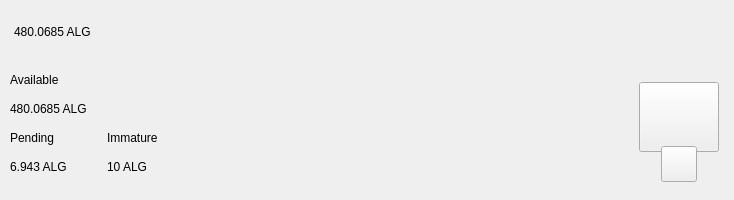
<?xml version="1.0" encoding="UTF-8"?>
<ui version="4.0">
 <class>TopBar</class>
 <widget class="QWidget" name="TopBar">
  <property name="geometry">
   <rect>
    <x>0</x>
    <y>0</y>
    <width>734</width>
    <height>200</height>
   </rect>
  </property>
  <property name="minimumSize">
   <size>
    <width>0</width>
    <height>200</height>
   </size>
  </property>
  <property name="maximumSize">
   <size>
    <width>16777215</width>
    <height>200</height>
   </size>
  </property>
  <property name="windowTitle">
   <string>Form</string>
  </property>
  <layout class="QVBoxLayout" name="verticalLayout_10" stretch="0">
   <property name="spacing">
    <number>0</number>
   </property>
   <property name="leftMargin">
    <number>0</number>
   </property>
   <property name="topMargin">
    <number>0</number>
   </property>
   <property name="rightMargin">
    <number>0</number>
   </property>
   <property name="bottomMargin">
    <number>0</number>
   </property>
   <item>
    <widget class="PFBorderImage" name="containerTop">
     <layout class="QVBoxLayout" name="verticalLayout_11">
      <property name="spacing">
       <number>0</number>
      </property>
      <property name="leftMargin">
       <number>0</number>
      </property>
      <property name="topMargin">
       <number>0</number>
      </property>
      <property name="rightMargin">
       <number>0</number>
      </property>
      <property name="bottomMargin">
       <number>0</number>
      </property>
      <item>
       <widget class="QWidget" name="top_container_2" native="true">
        <property name="minimumSize">
         <size>
          <width>0</width>
          <height>65</height>
         </size>
        </property>
        <layout class="QHBoxLayout" name="top_container">
         <property name="spacing">
          <number>0</number>
         </property>
         <property name="leftMargin">
          <number>14</number>
         </property>
         <property name="topMargin">
          <number>0</number>
         </property>
         <property name="rightMargin">
          <number>14</number>
         </property>
         <property name="bottomMargin">
          <number>0</number>
         </property>
         <item alignment="Qt::AlignVCenter">
          <widget class="QWidget" name="widgetTopAmount" native="true">
           <property name="sizePolicy">
            <sizepolicy hsizetype="Preferred" vsizetype="Maximum">
             <horstretch>0</horstretch>
             <verstretch>0</verstretch>
            </sizepolicy>
           </property>
           <layout class="QHBoxLayout" name="horizontalLayout_5">
            <property name="spacing">
             <number>0</number>
            </property>
            <property name="leftMargin">
             <number>0</number>
            </property>
            <property name="topMargin">
             <number>0</number>
            </property>
            <property name="rightMargin">
             <number>0</number>
            </property>
            <property name="bottomMargin">
             <number>0</number>
            </property>
            <item alignment="Qt::AlignTop">
             <widget class="QLabel" name="labelAmountTopAlg">
              <property name="minimumSize">
               <size>
                <width>0</width>
                <height>36</height>
               </size>
              </property>
              <property name="styleSheet">
               <string notr="true">padding:0px;margin:0px;</string>
              </property>
              <property name="text">
               <string notr="true">480.0685 ALG</string>
              </property>
             </widget>
            </item>
           </layout>
          </widget>
         </item>
         <item>
          <spacer name="horizontalSpacer">
           <property name="orientation">
            <enum>Qt::Horizontal</enum>
           </property>
           <property name="sizeHint" stdset="0">
            <size>
             <width>40</width>
             <height>20</height>
            </size>
           </property>
          </spacer>
         </item>
         <item>
          <layout class="QHBoxLayout" name="horizontalLayout_4">
           <property name="spacing">
            <number>12</number>
           </property>
           <property name="rightMargin">
            <number>0</number>
           </property>
           <item alignment="Qt::AlignRight">
            <widget class="QWidget" name="layoutSync" native="true">
             <property name="minimumSize">
              <size>
               <width>0</width>
               <height>36</height>
              </size>
             </property>
             <property name="maximumSize">
              <size>
               <width>16777215</width>
               <height>36</height>
              </size>
             </property>
             <layout class="QVBoxLayout" name="verticalLayout_9">
              <property name="leftMargin">
               <number>0</number>
              </property>
              <property name="topMargin">
               <number>0</number>
              </property>
              <property name="rightMargin">
               <number>0</number>
              </property>
              <property name="bottomMargin">
               <number>0</number>
              </property>
              <item>
               <widget class="ExpandableButton" name="pushButtonSync" native="true">
                <property name="minimumSize">
                 <size>
                  <width>36</width>
                  <height>36</height>
                 </size>
                </property>
                <property name="maximumSize">
                 <size>
                  <width>16777215</width>
                  <height>36</height>
                 </size>
                </property>
               </widget>
              </item>
             </layout>
            </widget>
           </item>
           <item>
            <widget class="ExpandableButton" name="pushButtonHDUpgrade" native="true">
             <property name="minimumSize">
              <size>
               <width>36</width>
               <height>36</height>
              </size>
             </property>
            </widget>
           </item>
           <item>
            <widget class="ExpandableButton" name="pushButtonStack" native="true">
             <property name="minimumSize">
              <size>
               <width>36</width>
               <height>36</height>
              </size>
             </property>
            </widget>
           </item>
           <item>
            <widget class="ExpandableButton" name="pushButtonColdStaking" native="true">
             <property name="minimumSize">
              <size>
               <width>36</width>
               <height>36</height>
              </size>
             </property>
            </widget>
           </item>
           <item>
            <widget class="ExpandableButton" name="pushButtonConnection" native="true">
             <property name="minimumSize">
              <size>
               <width>36</width>
               <height>36</height>
              </size>
             </property>
            </widget>
           </item>
           <item>
            <widget class="ExpandableButton" name="pushButtonTor" native="true">
             <property name="minimumSize">
              <size>
               <width>36</width>
               <height>36</height>
              </size>
             </property>
            </widget>
           </item>
           <item>
            <widget class="ExpandableButton" name="pushButtonLock" native="true">
             <property name="sizePolicy">
              <sizepolicy hsizetype="Expanding" vsizetype="Expanding">
               <horstretch>0</horstretch>
               <verstretch>0</verstretch>
              </sizepolicy>
             </property>
             <property name="minimumSize">
              <size>
               <width>36</width>
               <height>0</height>
              </size>
             </property>
            </widget>
           </item>
           <item>
            <widget class="ExpandableButton" name="pushButtonTheme" native="true">
             <property name="minimumSize">
              <size>
               <width>36</width>
               <height>36</height>
              </size>
             </property>
             <property name="maximumSize">
              <size>
               <width>16777215</width>
               <height>36</height>
              </size>
             </property>
            </widget>
           </item>
           <item>
            <widget class="ExpandableButton" name="pushButtonFAQ" native="true">
             <property name="minimumSize">
              <size>
               <width>36</width>
               <height>36</height>
              </size>
             </property>
            </widget>
           </item>
          </layout>
         </item>
        </layout>
       </widget>
      </item>
      <item>
       <widget class="QWidget" name="bottom_container" native="true">
        <property name="minimumSize">
         <size>
          <width>0</width>
          <height>135</height>
         </size>
        </property>
        <layout class="QHBoxLayout" name="botton_container">
         <property name="leftMargin">
          <number>10</number>
         </property>
         <property name="topMargin">
          <number>0</number>
         </property>
         <property name="rightMargin">
          <number>10</number>
         </property>
         <property name="bottomMargin">
          <number>10</number>
         </property>
         <item>
          <layout class="QHBoxLayout" name="horizontalLayout_3">
           <property name="bottomMargin">
            <number>9</number>
           </property>
           <item>
            <layout class="QVBoxLayout" name="verticalLayout_7">
             <property name="spacing">
              <number>0</number>
             </property>
             <property name="leftMargin">
              <number>0</number>
             </property>
             <property name="rightMargin">
              <number>30</number>
             </property>
             <item>
              <layout class="QVBoxLayout" name="verticalLayout_2">
               <item>
                <widget class="QLabel" name="labelTitle1">
                 <property name="text">
                  <string>Available</string>
                 </property>
                </widget>
               </item>
               <item>
                <widget class="QLabel" name="labelAmountAlg">
                 <property name="text">
                  <string notr="true">480.0685 ALG</string>
                 </property>
                </widget>
               </item>
              </layout>
             </item>
             <item>
              <layout class="QHBoxLayout" name="horizontalLayout_2">
               <property name="spacing">
                <number>0</number>
               </property>
               <item>
                <layout class="QVBoxLayout" name="verticalLayout_3">
                 <item>
                  <widget class="QLabel" name="labelTitle3">
                   <property name="text">
                    <string>Pending</string>
                   </property>
                  </widget>
                 </item>
                 <item>
                  <widget class="QLabel" name="labelPendingAlg">
                   <property name="text">
                    <string notr="true">6.943 ALG</string>
                   </property>
                  </widget>
                 </item>
                </layout>
               </item>
               <item>
                <spacer name="horizontalSpacer_3">
                 <property name="orientation">
                  <enum>Qt::Horizontal</enum>
                 </property>
                 <property name="sizeType">
                  <enum>QSizePolicy::Fixed</enum>
                 </property>
                 <property name="sizeHint" stdset="0">
                  <size>
                   <width>40</width>
                   <height>20</height>
                  </size>
                 </property>
                </spacer>
               </item>
               <item>
                <layout class="QVBoxLayout" name="verticalLayout_4">
                 <item>
                  <widget class="QLabel" name="labelTitle4">
                   <property name="text">
                    <string>Immature</string>
                   </property>
                  </widget>
                 </item>
                 <item>
                  <widget class="QLabel" name="labelImmatureAlg">
                   <property name="text">
                    <string notr="true">10 ALG</string>
                   </property>
                  </widget>
                 </item>
                </layout>
               </item>
              </layout>
             </item>
            </layout>
           </item>
          </layout>
         </item>
         <item>
          <spacer name="horizontalSpacer_2">
           <property name="orientation">
            <enum>Qt::Horizontal</enum>
           </property>
           <property name="sizeHint" stdset="0">
            <size>
             <width>40</width>
             <height>20</height>
            </size>
           </property>
          </spacer>
         </item>
         <item alignment="Qt::AlignHCenter|Qt::AlignVCenter">
          <widget class="QWidget" name="qrContainer" native="true">
           <property name="sizePolicy">
            <sizepolicy hsizetype="Preferred" vsizetype="Minimum">
             <horstretch>0</horstretch>
             <verstretch>0</verstretch>
            </sizepolicy>
           </property>
           <property name="minimumSize">
            <size>
             <width>90</width>
             <height>110</height>
            </size>
           </property>
           <property name="maximumSize">
            <size>
             <width>90</width>
             <height>110</height>
            </size>
           </property>
           <layout class="QVBoxLayout" name="containerQR">
            <property name="spacing">
             <number>0</number>
            </property>
            <property name="leftMargin">
             <number>5</number>
            </property>
            <property name="topMargin">
             <number>10</number>
            </property>
            <property name="rightMargin">
             <number>5</number>
            </property>
            <property name="bottomMargin">
             <number>0</number>
            </property>
            <item>
             <widget class="QPushButton" name="btnQr">
              <property name="minimumSize">
               <size>
                <width>70</width>
                <height>70</height>
               </size>
              </property>
              <property name="maximumSize">
               <size>
                <width>16777215</width>
                <height>70</height>
               </size>
              </property>
              <property name="focusPolicy">
               <enum>Qt::NoFocus</enum>
              </property>
              <property name="text">
               <string/>
              </property>
              <property name="iconSize">
               <size>
                <width>70</width>
                <height>70</height>
               </size>
              </property>
             </widget>
            </item>
            <item>
             <spacer name="verticalSpacer">
              <property name="orientation">
               <enum>Qt::Vertical</enum>
              </property>
              <property name="sizeType">
               <enum>QSizePolicy::Fixed</enum>
              </property>
              <property name="sizeHint" stdset="0">
               <size>
                <width>20</width>
                <height>20</height>
               </size>
              </property>
             </spacer>
            </item>
            <item alignment="Qt::AlignHCenter|Qt::AlignBottom">
             <widget class="QPushButton" name="pushButtonQR">
              <property name="minimumSize">
               <size>
                <width>36</width>
                <height>36</height>
               </size>
              </property>
              <property name="maximumSize">
               <size>
                <width>36</width>
                <height>36</height>
               </size>
              </property>
              <property name="focusPolicy">
               <enum>Qt::NoFocus</enum>
              </property>
              <property name="text">
               <string/>
              </property>
             </widget>
            </item>
           </layout>
          </widget>
         </item>
        </layout>
       </widget>
      </item>
     </layout>
    </widget>
   </item>
  </layout>
 </widget>
 <customwidgets>
  <customwidget>
   <class>ExpandableButton</class>
   <extends>QWidget</extends>
   <header>qt/bitalgo/expandablebutton.h</header>
   <container>1</container>
  </customwidget>
  <customwidget>
   <class>PFBorderImage</class>
   <extends>QFrame</extends>
   <header>qt/bitalgo/pfborderimage.h</header>
   <container>1</container>
  </customwidget>
 </customwidgets>
 <resources/>
 <connections/>
</ui>
